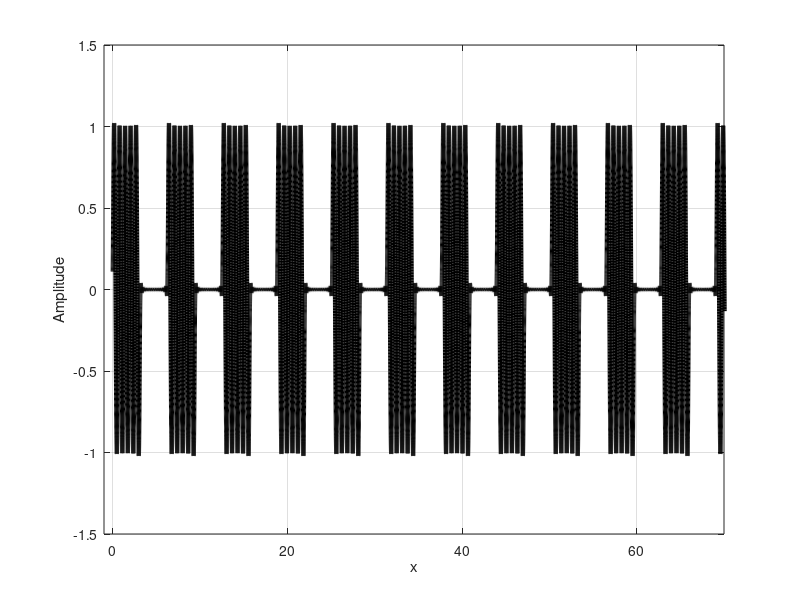

The MATLAB script that drew this image:
clear;
home;
close;
pkg load signal;

%n is a constant
function retval = cosn_An(n,m,x)
	if(n != m)
		An = (m-m*cos(pi*m)*cos(pi*n))/(m*m-n*n)/pi;
		retval = An*cos(n.*x);
	else
		retval = zeros(size(x));
	endif
endfunction

%The full series
function retval = fourier_square_modulation(n,m,x)
	retval = zeros(size(x));
	for i=[1:n]
		retval = retval+cosn_An(i,m,x);
	endfor
	retval = retval + 0.5*sin(m*x);
endfunction

x = 0.0:0.001:(2.0*pi)*50;

S1 = fourier_square_modulation(30,10,x);

plot(x,S1,'color','black','linewidth',3);
grid on;
axis([-1 70 -1.5 1.5]);
xlabel("x");
ylabel("Amplitude");
